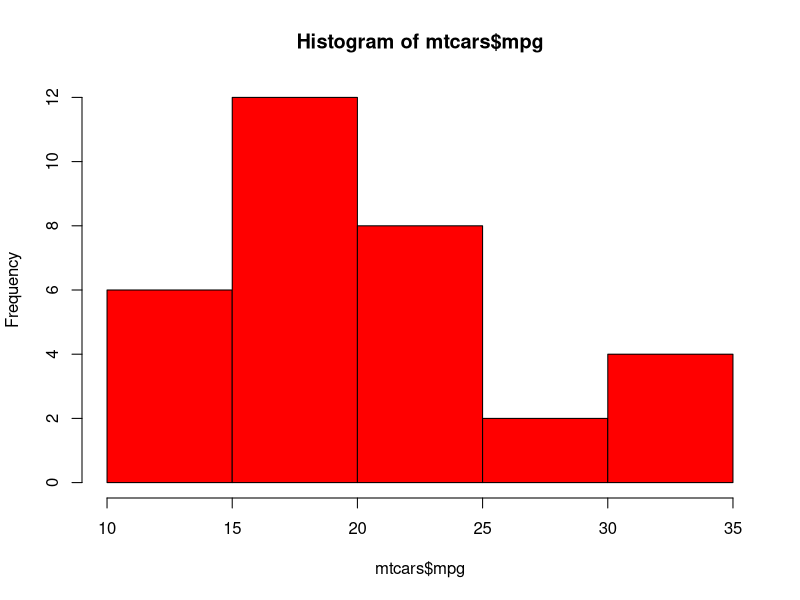

This chart was generated by the following R code: (Note: this script raises an error after producing the figure.)
# Load data
data("mtcars")

# Question 1
hist(mtcars$mpg,col="red")
ggplot(mtcars, aes(x = mpg)) + geom_histogram(binwidth = 1, fill = "red")


# Question 2
hist(mtcars$mpg, breaks = 10)
ggplot(mtcars, aes(x = mpg)) + geom_histogram(bins=10, color = "black", fill="Red")

# BONUS
hist(mtcars$mpg, breaks = 10, xlim=c(0,40), col="red")
